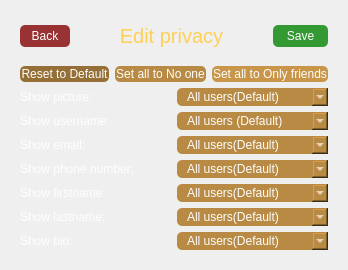
     <widget class="QWidget" name="page_3">
      <layout class="QVBoxLayout" name="verticalLayout_7">
       <item>
        <widget class="QWidget" name="widget_5" native="true">
         <property name="minimumSize">
          <size>
           <width>0</width>
           <height>40</height>
          </size>
         </property>
         <property name="maximumSize">
          <size>
           <width>16777215</width>
           <height>30</height>
          </size>
         </property>
         <layout class="QHBoxLayout" name="horizontalLayout_11">
          <item>
           <widget class="QPushButton" name="backbtn_2">
            <property name="minimumSize">
             <size>
              <width>0</width>
              <height>15</height>
             </size>
            </property>
            <property name="maximumSize">
             <size>
              <width>50</width>
              <height>30</height>
             </size>
            </property>
            <property name="toolTip">
             <string>&lt;html&gt;&lt;head/&gt;&lt;body&gt;&lt;p&gt;Back to setting page&lt;/p&gt;&lt;/body&gt;&lt;/html&gt;</string>
            </property>
            <property name="styleSheet">
             <string notr="true">QPushButton#backbtn_2 {
color: white;
border-radius: 5px;
Background: #933;
color: #fefefe;
}

QPushButton#backbtn_2:hover {
	background-color: rgb(42, 46, 52);
border-style: solid;
 border-width: 1px;
	color: rgb(241, 182, 88);
}

QPushButton#backbtn_2:pressed {
border-style: solid;
border-width: 1px;
	background-color: rgb(25, 69, 105);
	color: rgb(85, 255, 255);
}</string>
            </property>
            <property name="text">
             <string>Back</string>
            </property>
            <property name="icon">
             <iconset resource="elements.qrc">
              <normaloff>:/img/img/icons8-back-48.png</normaloff>:/img/img/icons8-back-48.png</iconset>
            </property>
           </widget>
          </item>
          <item>
           <widget class="QLabel" name="editprivacy_2">
            <property name="styleSheet">
             <string notr="true">QLabel#editprivacy_2 {
text-align: center;
color: rgb(254, 208, 83);
margin: 0 auto;
font-size: 20px;
font-family: 'Droid Sans';
}

QLabel#editprivacy_2:hover {
	color: rgb(0, 170, 255);
}
</string>
            </property>
            <property name="text">
             <string>Edit privacy</string>
            </property>
            <property name="alignment">
             <set>Qt::AlignCenter</set>
            </property>
           </widget>
          </item>
          <item>
           <widget class="QPushButton" name="saveeditprivacy">
            <property name="minimumSize">
             <size>
              <width>0</width>
              <height>15</height>
             </size>
            </property>
            <property name="maximumSize">
             <size>
              <width>55</width>
              <height>30</height>
             </size>
            </property>
            <property name="sizeIncrement">
             <size>
              <width>0</width>
              <height>15</height>
             </size>
            </property>
            <property name="styleSheet">
             <string notr="true">
QPushButton#saveeditprivacy {
color: white;
border-radius: 5px;
Background: #393;
color: #fefefe;
}

QPushButton#saveeditprivacy:hover {
	background-color: rgb(42, 46, 52);
border-style: solid;
 border-width: 1px;
	color: rgb(241, 182, 88);
}

QPushButton#saveeditprivacy:pressed {
border-style: solid;
border-width: 1px;
	background-color: rgb(25, 69, 105);
	color: rgb(85, 255, 255);
}</string>
            </property>
            <property name="text">
             <string>Save</string>
            </property>
            <property name="icon">
             <iconset resource="elements.qrc">
              <normaloff>:/img/img/icons8-save-64 (1).png</normaloff>:/img/img/icons8-save-64 (1).png</iconset>
            </property>
           </widget>
          </item>
         </layout>
        </widget>
       </item>
       <item>
        <widget class="QWidget" name="widget_2" native="true">
         <layout class="QVBoxLayout" name="verticalLayout_4">
          <item>
           <layout class="QHBoxLayout" name="horizontalLayout_13">
            <item>
             <widget class="QPushButton" name="resettodefault">
              <property name="styleSheet">
               <string notr="true">QPushButton#resettodefault {
Padding: 1px;
Border-radius: 5px;
	font: 700 12pt &quot;Segoe UI&quot;;
	background-color: rgb(149, 111, 54);
Color: #fefefe;
}

QPushButton#resettodefault:hover {
	background-color: rgb(42, 46, 52);
border-style: solid;
 border-width: 1px;
	color: rgb(241, 182, 88);
}

QPushButton#resettodefault:pressed {
border-style: solid;
border-width: 1px;
	background-color: rgb(25, 69, 105);
	color: rgb(85, 255, 255);
}</string>
              </property>
              <property name="text">
               <string>Reset to Default</string>
              </property>
             </widget>
            </item>
            <item>
             <widget class="QPushButton" name="settonoonebtn">
              <property name="styleSheet">
               <string notr="true">QPushButton#settonoonebtn {
Padding: 1px;
Border-radius: 5px;
	font: 700 12pt &quot;Segoe UI&quot;;
	background-color: rgb(185, 138, 67);
Color: #fefefe;
}

QPushButton#settonoonebtn:hover {
	background-color: rgb(42, 46, 52);
border-style: solid;
 border-width: 1px;
	color: rgb(241, 182, 88);
}

QPushButton#settonoonebtn:pressed {
border-style: solid;
border-width: 1px;
	background-color: rgb(25, 69, 105);
	color: rgb(85, 255, 255);
}</string>
              </property>
              <property name="text">
               <string>Set all to No one</string>
              </property>
             </widget>
            </item>
            <item>
             <widget class="QPushButton" name="setonlyfreindsbtn">
              <property name="styleSheet">
               <string notr="true">QPushButton#setonlyfreindsbtn {
Padding: 1px;
Border-radius: 5px;
	font: 700 12pt &quot;Segoe UI&quot;;
	background-color: rgb(200, 149, 73);
Color: #fefefe;
}

QPushButton#setonlyfreindsbtn:hover {
	background-color: rgb(42, 46, 52);
border-style: solid;
 border-width: 1px;
	color: rgb(241, 182, 88);
}

QPushButton#setonlyfreindsbtn:pressed {
border-style: solid;
border-width: 1px;
	background-color: rgb(25, 69, 105);
	color: rgb(85, 255, 255);
}</string>
              </property>
              <property name="text">
               <string>Set all to Only friends</string>
              </property>
             </widget>
            </item>
           </layout>
          </item>
          <item>
           <layout class="QHBoxLayout" name="horizontalLayout_5">
            <item>
             <widget class="QLabel" name="showpicture">
              <property name="styleSheet">
               <string notr="true">QLabel#showpicture{
	font: 900 italic 10pt &quot;Segoe UI&quot;;
color: #fefefe;
}</string>
              </property>
              <property name="text">
               <string>Show picture:</string>
              </property>
             </widget>
            </item>
            <item>
             <widget class="QComboBox" name="showpicture_2">
              <property name="styleSheet">
               <string notr="true">QComboBox#showpicture_2 {
Padding: 1px;
Border-radius: 5px;
	font: 700 12pt &quot;Segoe UI&quot;;
	background-color: rgb(185, 138, 67);
Color: #fefefe;
padding-left:10px;
}

QComboBox#showpicture_2:hover {
	background-color: rgb(42, 46, 52);
border-style: solid;
 border-width: 1px;
	color: rgb(241, 182, 88);
	border-color: rgb(25, 69, 105);
}
</string>
              </property>
              <item>
               <property name="text">
                <string>All users(Default)</string>
               </property>
              </item>
              <item>
               <property name="text">
                <string>Only friends</string>
               </property>
              </item>
              <item>
               <property name="text">
                <string>No one</string>
               </property>
              </item>
             </widget>
            </item>
           </layout>
          </item>
          <item>
           <layout class="QHBoxLayout" name="horizontalLayout_6">
            <item>
             <widget class="QLabel" name="showusername">
              <property name="styleSheet">
               <string notr="true">QLabel#showusername{
	font: 900 italic 10pt &quot;Segoe UI&quot;;
color: #fefefe;
}</string>
              </property>
              <property name="text">
               <string>Show username:</string>
              </property>
             </widget>
            </item>
            <item>
             <widget class="QComboBox" name="showusername_2">
              <property name="styleSheet">
               <string notr="true">QComboBox#showusername_2 {
Padding: 1px;
Border-radius: 5px;
	font: 700 12pt &quot;Segoe UI&quot;;
	background-color: rgb(185, 138, 67);
Color: #fefefe;
padding-left:10px;
}

QComboBox#showusername_2:hover {
	background-color: rgb(42, 46, 52);
border-style: solid;
 border-width: 1px;
	color: rgb(241, 182, 88);
	border-color: rgb(25, 69, 105);
}
</string>
              </property>
              <item>
               <property name="text">
                <string>All users (Default)</string>
               </property>
              </item>
              <item>
               <property name="text">
                <string>Only friends</string>
               </property>
              </item>
              <item>
               <property name="text">
                <string>No one</string>
               </property>
              </item>
             </widget>
            </item>
           </layout>
          </item>
          <item>
           <layout class="QHBoxLayout" name="horizontalLayout_7">
            <item>
             <widget class="QLabel" name="showemail">
              <property name="styleSheet">
               <string notr="true">QLabel#showemail{
	font: 900 italic 10pt &quot;Segoe UI&quot;;
color: #fefefe;
}</string>
              </property>
              <property name="text">
               <string>Show email:</string>
              </property>
             </widget>
            </item>
            <item>
             <widget class="QComboBox" name="showemail_2">
              <property name="styleSheet">
               <string notr="true">QComboBox#showemail_2 {
Padding: 1px;
Border-radius: 5px;
	font: 700 12pt &quot;Segoe UI&quot;;
	background-color: rgb(185, 138, 67);
Color: #fefefe;
padding-left:10px;
}

QComboBox#showemail_2:hover {
	background-color: rgb(42, 46, 52);
border-style: solid;
 border-width: 1px;
	color: rgb(241, 182, 88);
	border-color: rgb(25, 69, 105);
}</string>
              </property>
              <item>
               <property name="text">
                <string>All users(Default)</string>
               </property>
              </item>
              <item>
               <property name="text">
                <string>Only friends</string>
               </property>
              </item>
              <item>
               <property name="text">
                <string>No one</string>
               </property>
              </item>
             </widget>
            </item>
           </layout>
          </item>
          <item>
           <layout class="QHBoxLayout" name="horizontalLayout_10">
            <item>
             <widget class="QLabel" name="showphonenumber">
              <property name="styleSheet">
               <string notr="true">QLabel#showphonenumber{
	font: 900 italic 10pt &quot;Segoe UI&quot;;
color: #fefefe;
}</string>
              </property>
              <property name="text">
               <string>Show phone number:</string>
              </property>
             </widget>
            </item>
            <item>
             <widget class="QComboBox" name="showphonenumber_2">
              <property name="styleSheet">
               <string notr="true">QComboBox#showphonenumber_2 {
Padding: 1px;
Border-radius: 5px;
	font: 700 12pt &quot;Segoe UI&quot;;
	background-color: rgb(185, 138, 67);
Color: #fefefe;
padding-left:10px;
}

QComboBox#showphonenumber_2:hover {
	background-color: rgb(42, 46, 52);
border-style: solid;
 border-width: 1px;
	color: rgb(241, 182, 88);
	border-color: rgb(25, 69, 105);
}</string>
              </property>
              <item>
               <property name="text">
                <string>All users(Default)</string>
               </property>
              </item>
              <item>
               <property name="text">
                <string>Only friends</string>
               </property>
              </item>
              <item>
               <property name="text">
                <string>No one</string>
               </property>
              </item>
             </widget>
            </item>
           </layout>
          </item>
          <item>
           <layout class="QHBoxLayout" name="horizontalLayout_8">
            <item>
             <widget class="QLabel" name="showfirstname">
              <property name="styleSheet">
               <string notr="true">QLabel#showfirstname{
	font: 900 italic 10pt &quot;Segoe UI&quot;;
color: #fefefe;
}</string>
              </property>
              <property name="text">
               <string>Show firstname:</string>
              </property>
             </widget>
            </item>
            <item>
             <widget class="QComboBox" name="showfirstname_2">
              <property name="styleSheet">
               <string notr="true">QComboBox#showfirstname_2 {
Padding: 1px;
Border-radius: 5px;
	font: 700 12pt &quot;Segoe UI&quot;;
	background-color: rgb(185, 138, 67);
Color: #fefefe;
padding-left:10px;
}

QComboBox#showfirstname_2:hover {
	background-color: rgb(42, 46, 52);
border-style: solid;
 border-width: 1px;
	color: rgb(241, 182, 88);
	border-color: rgb(25, 69, 105);
}</string>
              </property>
              <item>
               <property name="text">
                <string>All users(Default)</string>
               </property>
              </item>
              <item>
               <property name="text">
                <string>Only frineds</string>
               </property>
              </item>
              <item>
               <property name="text">
                <string>No one</string>
               </property>
              </item>
             </widget>
            </item>
           </layout>
          </item>
          <item>
           <layout class="QHBoxLayout" name="horizontalLayout_9">
            <item>
             <widget class="QLabel" name="showlastname">
              <property name="styleSheet">
               <string notr="true">QLabel#showlastname{
	font: 900 italic 10pt &quot;Segoe UI&quot;;
color: #fefefe;
}</string>
              </property>
              <property name="text">
               <string>Show lastname:</string>
              </property>
             </widget>
            </item>
            <item>
             <widget class="QComboBox" name="showlastname_2">
              <property name="styleSheet">
               <string notr="true">QComboBox#showlastname_2 {
Padding: 1px;
Border-radius: 5px;
	font: 700 12pt &quot;Segoe UI&quot;;
	background-color: rgb(185, 138, 67);
Color: #fefefe;
padding-left:10px;
}

QComboBox#showlastname_2:hover {
	background-color: rgb(42, 46, 52);
border-style: solid;
 border-width: 1px;
	color: rgb(241, 182, 88);
	border-color: rgb(25, 69, 105);
}</string>
              </property>
              <item>
               <property name="text">
                <string>All users(Default)</string>
               </property>
              </item>
              <item>
               <property name="text">
                <string>Only freinds</string>
               </property>
              </item>
              <item>
               <property name="text">
                <string>No one</string>
               </property>
              </item>
             </widget>
            </item>
           </layout>
          </item>
          <item>
           <layout class="QHBoxLayout" name="horizontalLayout_12">
            <item>
             <widget class="QLabel" name="showbio">
              <property name="styleSheet">
               <string notr="true">QLabel#showbio{
	font: 900 italic 10pt &quot;Segoe UI&quot;;
color: #fefefe;
}</string>
              </property>
              <property name="text">
               <string>Show bio:</string>
              </property>
             </widget>
            </item>
            <item>
             <widget class="QComboBox" name="showbio_2">
              <property name="styleSheet">
               <string notr="true">QComboBox#showbio_2 {
Padding: 1px;
Border-radius: 5px;
	font: 700 12pt &quot;Segoe UI&quot;;
	background-color: rgb(185, 138, 67);
Color: #fefefe;
padding-left:10px;
}

QComboBox#showbio_2:hover {
	background-color: rgb(42, 46, 52);
border-style: solid;
 border-width: 1px;
	color: rgb(241, 182, 88);
	border-color: rgb(25, 69, 105);
}</string>
              </property>
              <item>
               <property name="text">
                <string>All users(Default)</string>
               </property>
              </item>
              <item>
               <property name="text">
                <string>Only friends</string>
               </property>
              </item>
              <item>
               <property name="text">
                <string>No one</string>
               </property>
              </item>
             </widget>
            </item>
           </layout>
          </item>
         </layout>
        </widget>
       </item>
      </layout>
     </widget>
